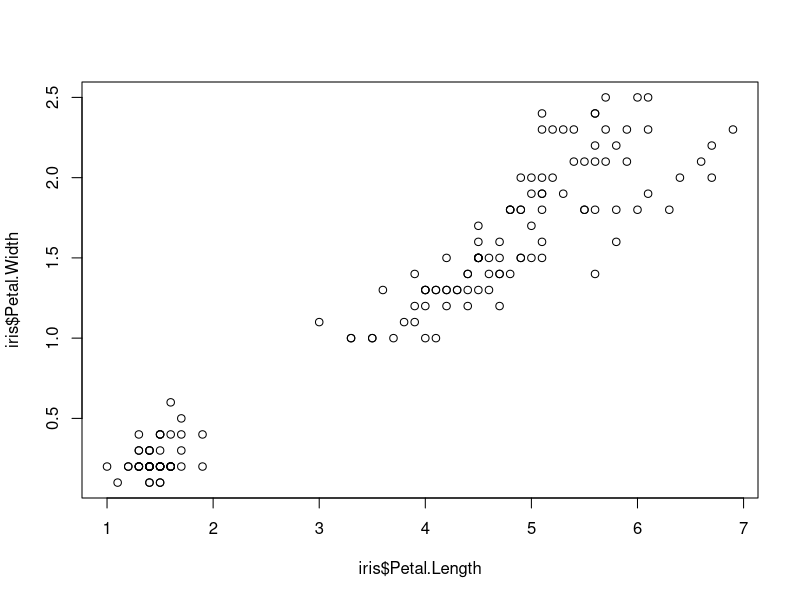
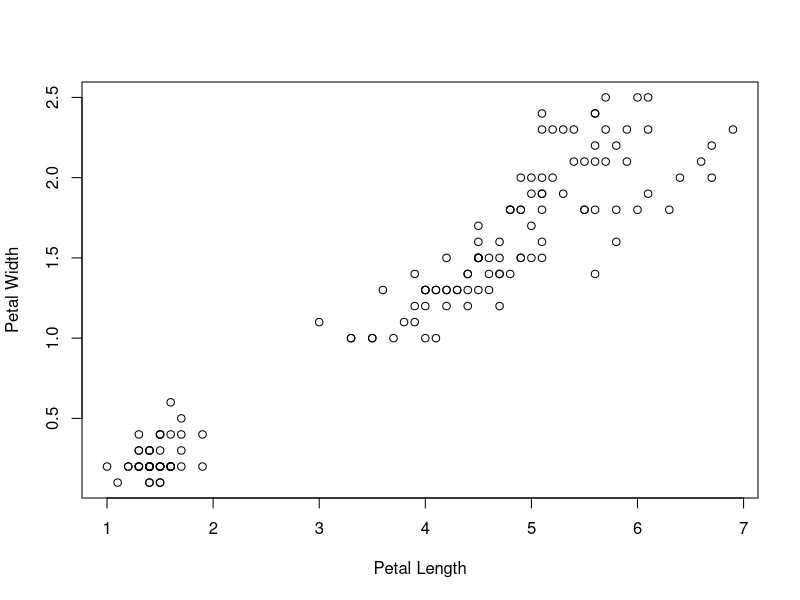
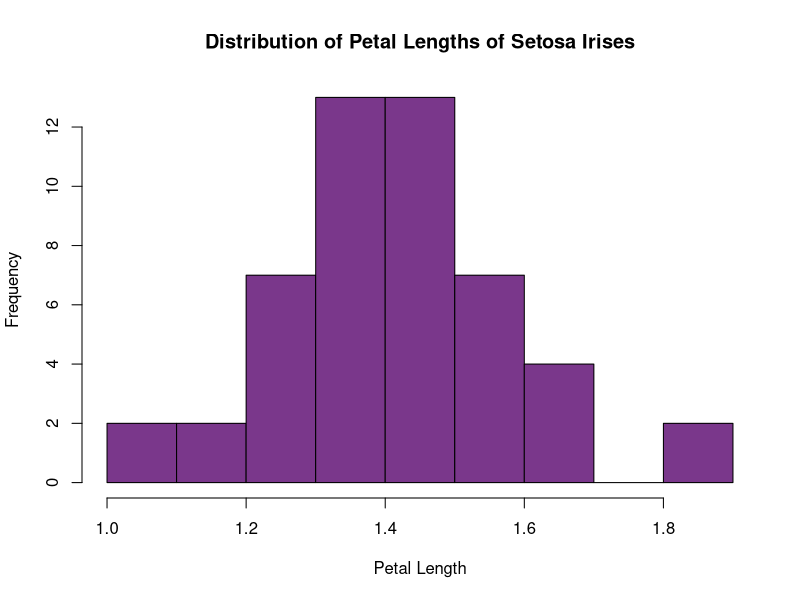
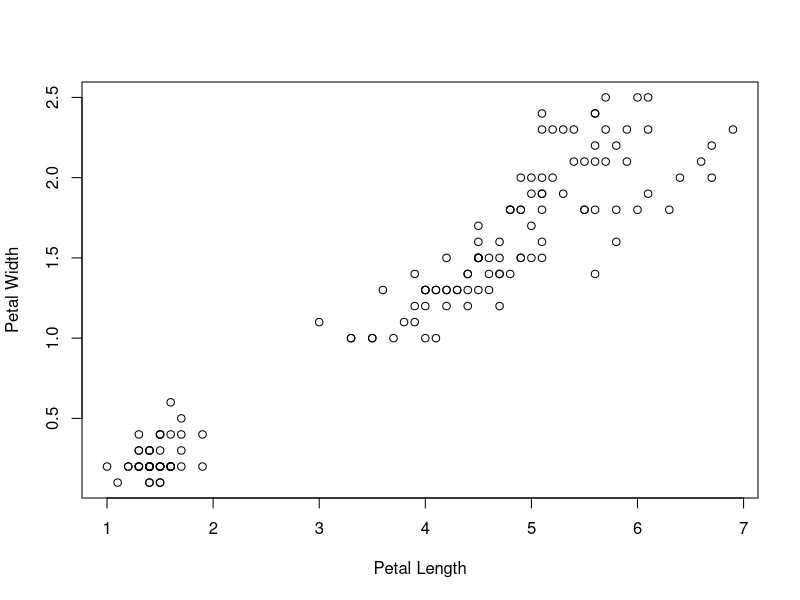
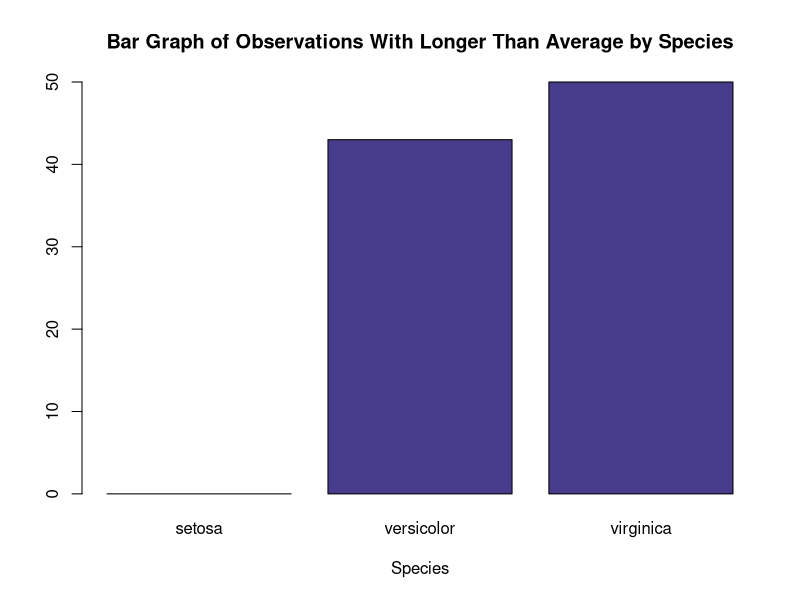
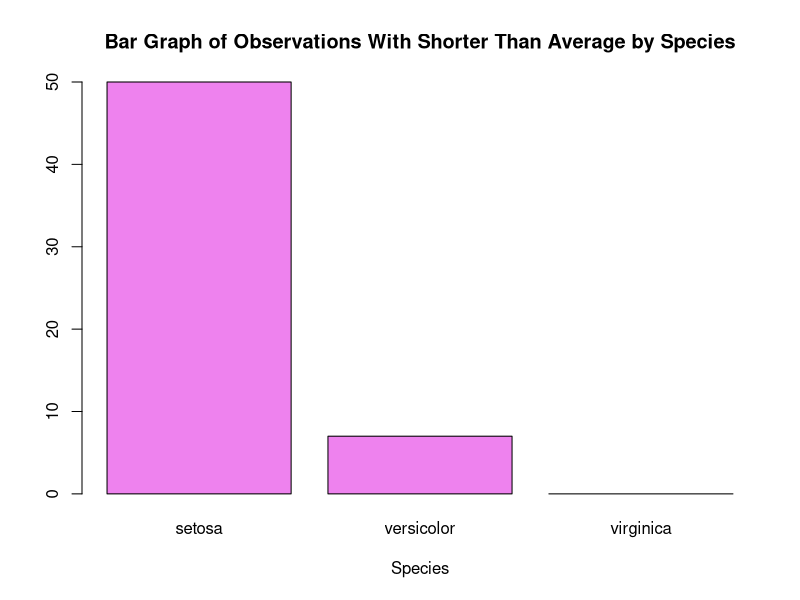
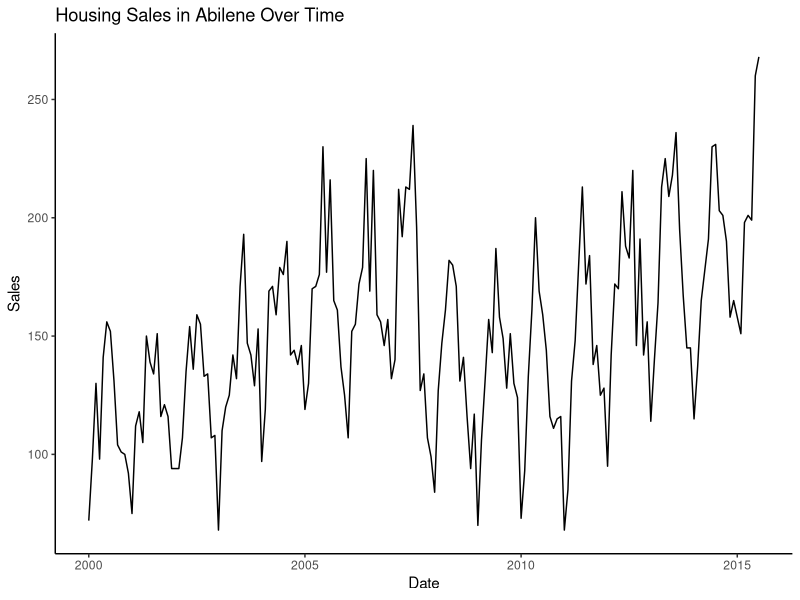
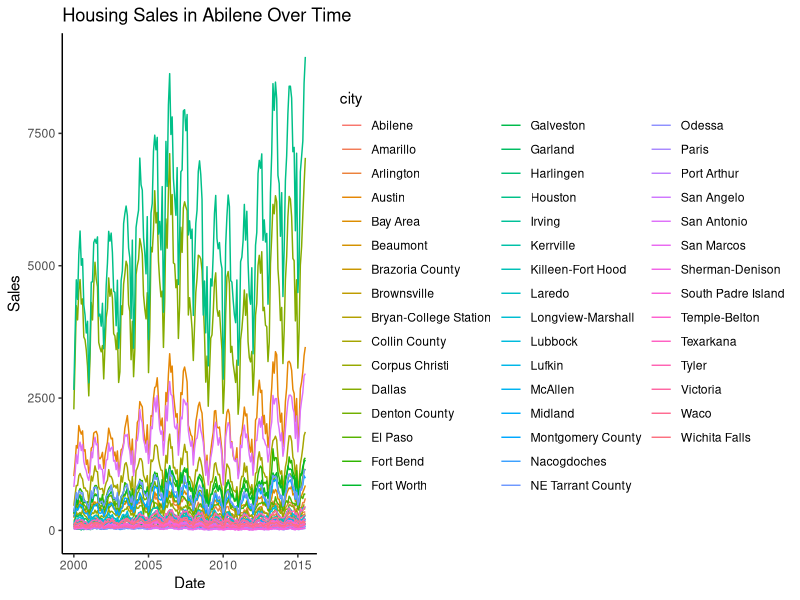

Here is the R script that generated these plots, in order:
# Examples for Workshop 4

# Load packages and set your working directory at the top of your files
# Your working directory should automatically be the folder of your R project if
# you are working in an R project. Keeping track of file paths is very important
# when using data and producing output files
library(ggplot2) 
# You can alternatively load the tidyverse package which includes ggplot2

data("iris")

# It is not necessary to use ggplot to make plots in R, for example:
plot(iris$Petal.Length, iris$Petal.Width)
# We can add titles!
plot(iris$Petal.Length, iris$Petal.Width, xlab = "Petal Length", 
     ylab = "Petal Width")

# What about saving the graph? -You have several options

# If you already have a plot:
hist(iris$Petal.Length[iris$Species == "setosa"], 
     main = "Distribution of Petal Lengths of Setosa Irises", 
     col = "mediumorchid4", xlab = "Petal Length")
# You can find a list of colors in R at:
# http://www.stat.columbia.edu/~tzheng/files/Rcolor.pdf
dev.copy(pdf, "Workshop4/Output/example_hist.pdf")
dev.off()
# Make sure to save to your output folder!
# Make sure that your filetypes match and that your title is sufficiently 
# descriptive!
# Be aware that R will overwrite files 


# You can open a file and write to it
jpeg("Workshop4/Output/example_scatter.jpg")
plot(iris$Petal.Length, iris$Petal.Width, xlab = "Petal Length", 
     ylab = "Petal Width")
dev.off()

# You can save a graph to your environment and then add it to a file
# Although you can directly save ggplots, you need to use recordPlot for base R 
# plots
lg_iris_spec <- table(iris$Species[iris$Petal.Length > mean(iris$Petal.Length)])
barplot(lg_iris_spec, xlab = "Species", 
        main = "Bar Graph of Observations With Longer Than Average by Species",
        col = "slateblue4")
lg_spec_plot <- recordPlot()
sm_iris_spec <- table(iris$Species[iris$Petal.Length < mean(iris$Petal.Length)])
barplot(sm_iris_spec, xlab = "Species", 
        main = "Bar Graph of Observations With Shorter Than Average by Species", 
        col = "violet")
sm_spec_plot <- recordPlot()

pdf("Workshop4/Output/example_2bargraphs.pdf")
print(lg_spec_plot)
print(sm_spec_plot)
dev.off()
# This puts both plots in the same file on different pages

data("txhousing")
head(txhousing)

# ggplot has a different structure; for example
ggplot(txhousing[txhousing$city == "Abilene",], aes(x = date, y = sales)) +
  geom_line() +
  theme_classic() +
  labs(title = "Housing Sales in Abilene Over Time", x = "Date", y = "Sales")
# You can find ggplot themes here:
# https://ggplot2.tidyverse.org/reference/ggtheme.html
# You can also make your own themes

# A major benefit of ggplot is the ease of adding additional information
ggplot(txhousing, aes(x = date, y = sales, color = city)) +
  geom_line() +
  theme_classic() +
  labs(title = "Housing Sales in Abilene Over Time", x = "Date", y = "Sales")
# but you want to be careful to not add too much information!

# You can directly save a ggplot!
ggplot(txhousing, aes(x = log(sales), y = median, color = as.factor(month))) +
  geom_point() +
  theme_minimal() +
  labs(title = "Median Price Compared to Number of Sales by Month", 
       x = "Number of Sales Log Scale",
       y = "Median Price")
ggsave("Workshop4/Output/example_ggplot.png")
# Sometimes log scales are useful to better fit the data on the graph

# Note that ggplots can be saved directly to your environment, you don't need to
# to use recordPlot()

example_ggplot <- ggplot(txhousing, aes(x = listings, y = sales)) + 
  geom_point() +
  theme_light()
print(example_ggplot)





